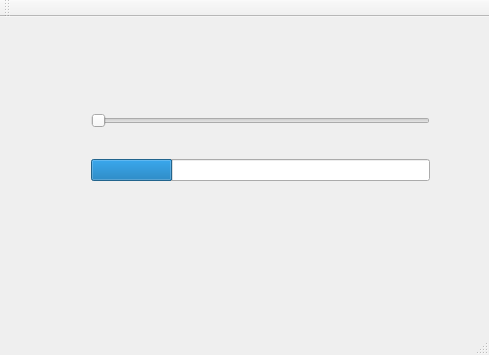
<?xml version="1.0" encoding="UTF-8"?>
<ui version="4.0">
 <class>MainWindow</class>
 <widget class="QMainWindow" name="MainWindow">
  <property name="geometry">
   <rect>
    <x>0</x>
    <y>0</y>
    <width>489</width>
    <height>355</height>
   </rect>
  </property>
  <property name="windowTitle">
   <string>MainWindow</string>
  </property>
  <widget class="QWidget" name="centralWidget">
   <widget class="QWidget" name="">
    <property name="geometry">
     <rect>
      <x>80</x>
      <y>60</y>
      <width>361</width>
      <height>141</height>
     </rect>
    </property>
    <layout class="QVBoxLayout" name="verticalLayout">
     <item>
      <widget class="QSlider" name="horizontalSlider">
       <property name="orientation">
        <enum>Qt::Horizontal</enum>
       </property>
      </widget>
     </item>
     <item>
      <widget class="QProgressBar" name="progressBar">
       <property name="value">
        <number>24</number>
       </property>
       <property name="textVisible">
        <bool>false</bool>
       </property>
      </widget>
     </item>
    </layout>
   </widget>
  </widget>
  <widget class="QMenuBar" name="menuBar">
   <property name="geometry">
    <rect>
     <x>0</x>
     <y>0</y>
     <width>489</width>
     <height>26</height>
    </rect>
   </property>
  </widget>
  <widget class="QToolBar" name="mainToolBar">
   <attribute name="toolBarArea">
    <enum>TopToolBarArea</enum>
   </attribute>
   <attribute name="toolBarBreak">
    <bool>false</bool>
   </attribute>
  </widget>
  <widget class="QStatusBar" name="statusBar"/>
 </widget>
 <layoutdefault spacing="6" margin="11"/>
 <resources/>
 <connections>
  <connection>
   <sender>horizontalSlider</sender>
   <signal>valueChanged(int)</signal>
   <receiver>progressBar</receiver>
   <slot>setValue(int)</slot>
   <hints>
    <hint type="sourcelabel">
     <x>222</x>
     <y>136</y>
    </hint>
    <hint type="destinationlabel">
     <x>236</x>
     <y>197</y>
    </hint>
   </hints>
  </connection>
 </connections>
</ui>
